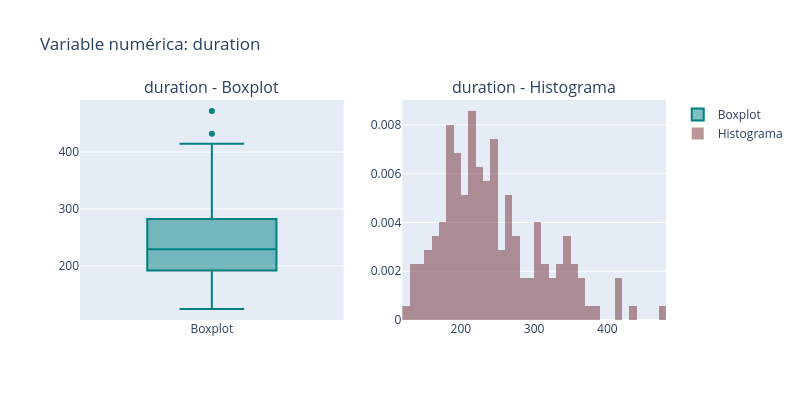
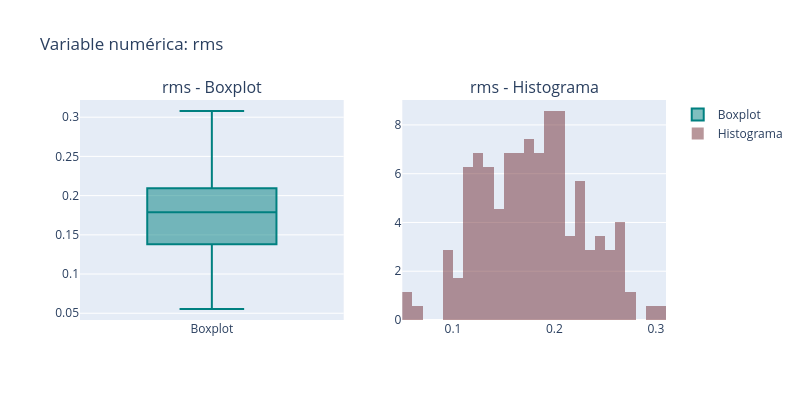
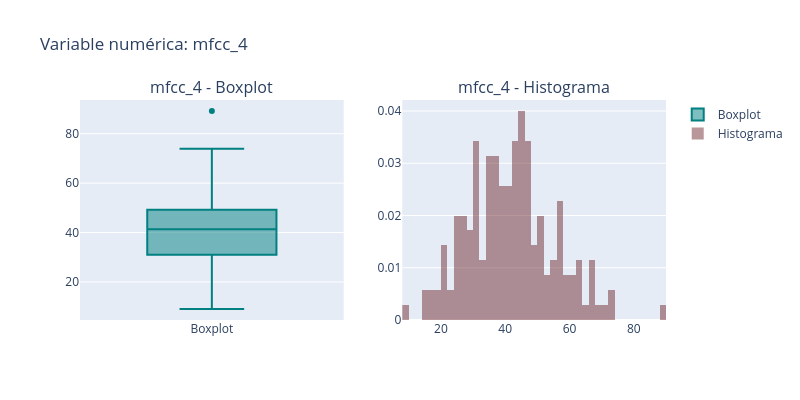
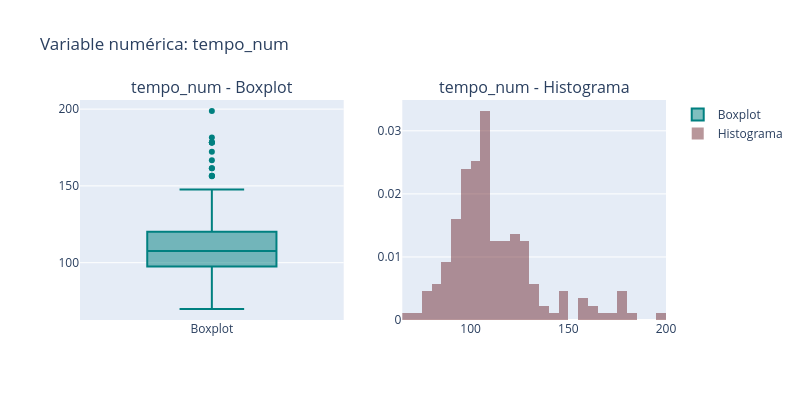

The notebook cell saved with these charts, in order:
### Code cell
analisis.plot_num()

### Figure 1 — Plotly figure (JSON) as saved in the notebook; plotly's stock layout.template omitted (floating-point values rounded to 4 significant figures; data arrays with more than 128 entries replaced by an {"elided": "..."} marker saying what was removed)
{"data": [{"marker": {"color": "#008080"}, "name": "Boxplot", "type": "box", "xaxis": "x", "y": {"elided": "175 float values"}, "yaxis": "y"}, {"histnorm": "probability density", "marker": {"color": "rgba(114, 47, 55, 0.5)"}, "name": "Histograma", "nbinsx": 50, "type": "histogram", "x": {"elided": "175 float values"}, "xaxis": "x2", "yaxis": "y2"}], "layout": {"annotations": [{"font": {"size": 16}, "showarrow": false, "text": "duration - Boxplot", "x": 0.225, "xanchor": "center", "xref": "paper", "y": 1, "yanchor": "bottom", "yref": "paper"}, {"font": {"size": 16}, "showarrow": false, "text": "duration - Histograma", "x": 0.775, "xanchor": "center", "xref": "paper", "y": 1, "yanchor": "bottom", "yref": "paper"}], "height": 400, "title": {"text": "Variable numérica: duration"}, "width": 800, "xaxis": {"anchor": "y", "domain": [0, 0.45]}, "xaxis2": {"anchor": "y2", "domain": [0.55, 1]}, "yaxis": {"anchor": "x", "domain": [0, 1]}, "yaxis2": {"anchor": "x2", "domain": [0, 1]}}}

### Figure 2 — Plotly figure (JSON) as saved in the notebook; plotly's stock layout.template omitted (floating-point values rounded to 4 significant figures; data arrays with more than 128 entries replaced by an {"elided": "..."} marker saying what was removed)
{"data": [{"marker": {"color": "#008080"}, "name": "Boxplot", "type": "box", "xaxis": "x", "y": {"elided": "175 float values"}, "yaxis": "y"}, {"histnorm": "probability density", "marker": {"color": "rgba(114, 47, 55, 0.5)"}, "name": "Histograma", "nbinsx": 50, "type": "histogram", "x": {"elided": "175 float values"}, "xaxis": "x2", "yaxis": "y2"}], "layout": {"annotations": [{"font": {"size": 16}, "showarrow": false, "text": "rms - Boxplot", "x": 0.225, "xanchor": "center", "xref": "paper", "y": 1, "yanchor": "bottom", "yref": "paper"}, {"font": {"size": 16}, "showarrow": false, "text": "rms - Histograma", "x": 0.775, "xanchor": "center", "xref": "paper", "y": 1, "yanchor": "bottom", "yref": "paper"}], "height": 400, "title": {"text": "Variable numérica: rms"}, "width": 800, "xaxis": {"anchor": "y", "domain": [0, 0.45]}, "xaxis2": {"anchor": "y2", "domain": [0.55, 1]}, "yaxis": {"anchor": "x", "domain": [0, 1]}, "yaxis2": {"anchor": "x2", "domain": [0, 1]}}}

### Figure 3 — Plotly figure (JSON) as saved in the notebook; plotly's stock layout.template omitted (floating-point values rounded to 4 significant figures; data arrays with more than 128 entries replaced by an {"elided": "..."} marker saying what was removed)
{"data": [{"marker": {"color": "#008080"}, "name": "Boxplot", "type": "box", "xaxis": "x", "y": {"elided": "175 float values"}, "yaxis": "y"}, {"histnorm": "probability density", "marker": {"color": "rgba(114, 47, 55, 0.5)"}, "name": "Histograma", "nbinsx": 50, "type": "histogram", "x": {"elided": "175 float values"}, "xaxis": "x2", "yaxis": "y2"}], "layout": {"annotations": [{"font": {"size": 16}, "showarrow": false, "text": "mfcc_4 - Boxplot", "x": 0.225, "xanchor": "center", "xref": "paper", "y": 1, "yanchor": "bottom", "yref": "paper"}, {"font": {"size": 16}, "showarrow": false, "text": "mfcc_4 - Histograma", "x": 0.775, "xanchor": "center", "xref": "paper", "y": 1, "yanchor": "bottom", "yref": "paper"}], "height": 400, "title": {"text": "Variable numérica: mfcc_4"}, "width": 800, "xaxis": {"anchor": "y", "domain": [0, 0.45]}, "xaxis2": {"anchor": "y2", "domain": [0.55, 1]}, "yaxis": {"anchor": "x", "domain": [0, 1]}, "yaxis2": {"anchor": "x2", "domain": [0, 1]}}}

### Figure 4 — Plotly figure (JSON) as saved in the notebook; plotly's stock layout.template omitted (floating-point values rounded to 4 significant figures; data arrays with more than 128 entries replaced by an {"elided": "..."} marker saying what was removed)
{"data": [{"marker": {"color": "#008080"}, "name": "Boxplot", "type": "box", "xaxis": "x", "y": {"elided": "175 float values"}, "yaxis": "y"}, {"histnorm": "probability density", "marker": {"color": "rgba(114, 47, 55, 0.5)"}, "name": "Histograma", "nbinsx": 50, "type": "histogram", "x": {"elided": "175 float values"}, "xaxis": "x2", "yaxis": "y2"}], "layout": {"annotations": [{"font": {"size": 16}, "showarrow": false, "text": "tempo_num - Boxplot", "x": 0.225, "xanchor": "center", "xref": "paper", "y": 1, "yanchor": "bottom", "yref": "paper"}, {"font": {"size": 16}, "showarrow": false, "text": "tempo_num - Histograma", "x": 0.775, "xanchor": "center", "xref": "paper", "y": 1, "yanchor": "bottom", "yref": "paper"}], "height": 400, "title": {"text": "Variable numérica: tempo_num"}, "width": 800, "xaxis": {"anchor": "y", "domain": [0, 0.45]}, "xaxis2": {"anchor": "y2", "domain": [0.55, 1]}, "yaxis": {"anchor": "x", "domain": [0, 1]}, "yaxis2": {"anchor": "x2", "domain": [0, 1]}}}
